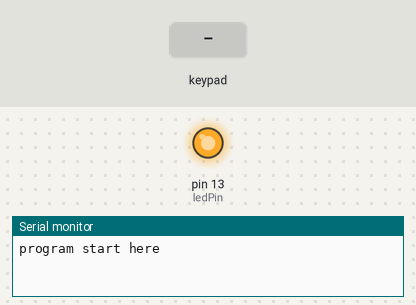
Simulated run of this sketch. Board: Arduino Mega 2560, built with avr-gcc and run on an emulated ATmega2560. Shown: output pins drawn as LEDs (lit = HIGH), the last lines printed to the serial monitor. The inputs (shaded band) are chosen by the test bench.

Above: at 1.2 s.
1.3 s: key '*' pressed
At 1.38 s:
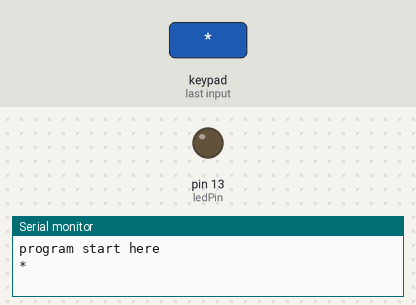
9.1 s: keypad keys 2 3 2 5 2 7 2 9 # pressed 0.4 s apart
At 13.2 s:
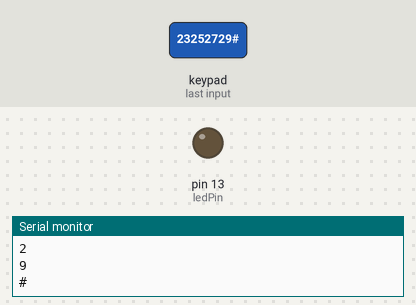
14.2 s: key '#' pressed
At 14.8 s:
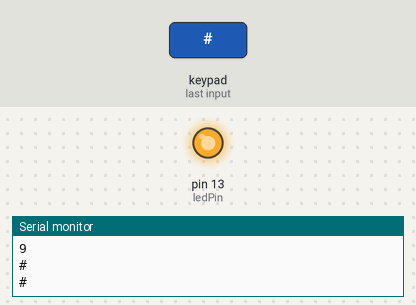
Timing chart, 0 to 17.2 s (numbered marks = the images above; inputs shaded):
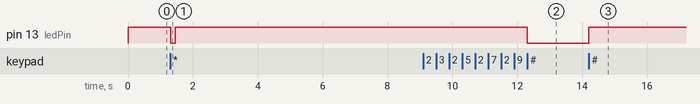

The sketch:

EventSerialKeypad.ino
```cpp
/* @file CustomKeypad.pde
|| @version 1.0
|| @original author Alexander Brevig
|| @originalcontact alexanderbrevig@gmail.com
||  Author Bruce modified from keypad library  examples download from http://playground.arduino.cc/Code/Keypad#Download @ keypad,zip
|| | Demonstrates changing the keypad size and key values.
|| #
*/
#include <Keypad.h>
const byte ROWS = 4; //four rows
const byte COLS = 4; //four columns
//define the cymbols on the buttons of the keypads
char hexaKeys[ROWS][COLS] = {
  {'1','2','3','A'},
  {'4','5','6','B'},
  {'7','8','9','C'},
  {'*','0','#','D'}
};
byte rowPins[ROWS] = {23, 25, 27, 29}; //connect to the row pinouts of the keypad
byte colPins[COLS] = {31, 33, 35, 37}; //connect to the column pinouts of the keypad

//initialize an instance of class NewKeypad
//Keypad customKeypad = Keypad( makeKeymap(hexaKeys), rowPins, colPins, ROWS, COLS);
Keypad customKeypad =  Keypad( makeKeymap(hexaKeys), rowPins, colPins, ROWS, COLS);
byte ledPin = 13;
 boolean blink = false ;


void setup(){
  Serial.begin(9600);
  Serial.println("program start here");
  pinMode(ledPin, OUTPUT);      // sets the digital pin as output
   digitalWrite(ledPin, HIGH);   // sets the LED on
   customKeypad.addEventListener(keypadEvent); //add an event listener for this keypad

}
 void loop(){
   char key = customKeypad.getKey();

   if (key) {
     Serial.println(key);
   }
   if (blink){
     digitalWrite(ledPin,!digitalRead(ledPin));
     delay(100);
   }
}

//take care of some special events
void keypadEvent(KeypadEvent key){
   switch (customKeypad.getState()){
     case PRESSED:
       switch (key){
         case '#': digitalWrite(ledPin,!digitalRead(ledPin)); break;
         case '*':
           digitalWrite(ledPin,!digitalRead(ledPin));
         break;
       }
     break;
     case RELEASED:
       switch (key){
         case '*':
           digitalWrite(ledPin,!digitalRead(ledPin));
           blink = false;
         break;
       }
     break;
     case HOLD:
       switch (key){
         case '*': blink = true; break;
       }
     break;
   }
}
```

Measured:
- after the input at 1.3 s, pin 13 (ledPin): HIGH → LOW at once, → HIGH 0.15 s later
- after the input at 9.1 s, pin 13 (ledPin): HIGH → LOW after 3.2 s
- after the input at 14.2 s, pin 13 (ledPin): LOW → HIGH at once
